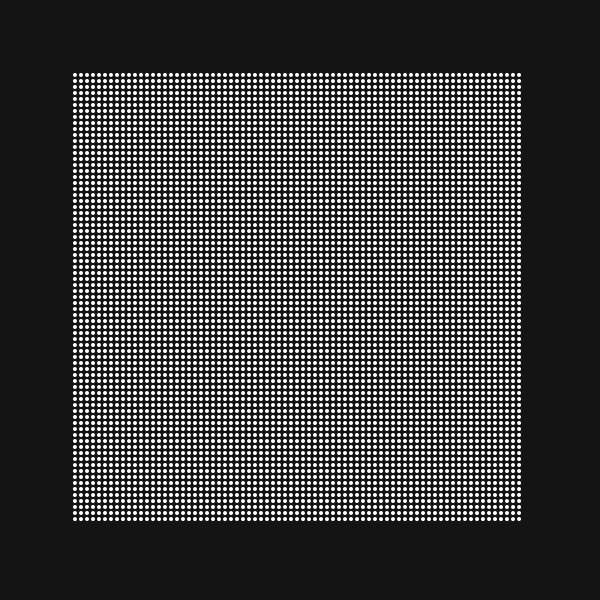
Frame 1 (no input)
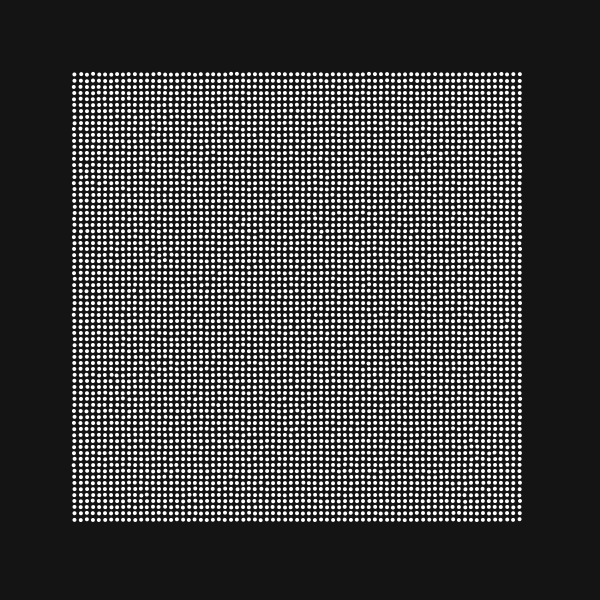
Frame 60 (the mouse pressed at the canvas centre just before this capture)
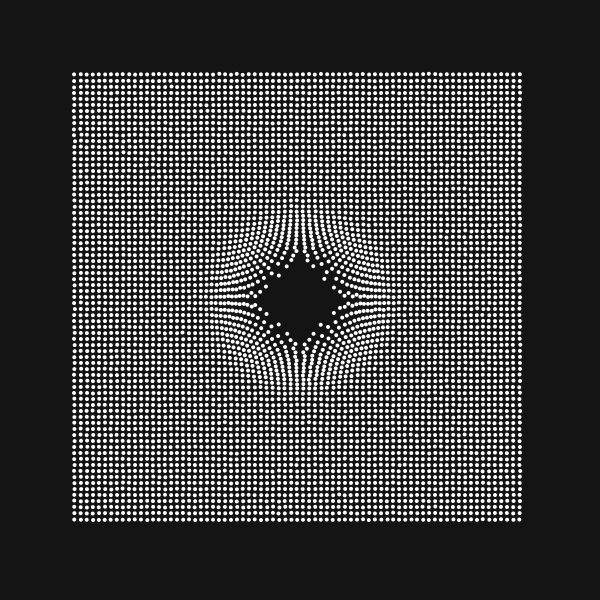
Frame 120 (the mouse held since frame 60 and released just before this capture)

The Processing sketch that drew these frames (run headless with seeded random() and noise(); from frame 60 on, the mouse is pressed at the canvas centre):

// Processing sketch: ubadahrecreation
// ── ubadahrecreation.pde
// Particle animation by Ellis Simmons
// Springy, parabolic push with bouncing particles using a white block

int cols = 75;
int rows = 75;
float spacing = 6;

Particle[][] particles;

void setup() {
  size(600, 600);
  particles = new Particle[cols][rows];

  for (int i = 0; i < cols; i++) {
    for (int j = 0; j < rows; j++) {
      float x = width / 2 - cols * spacing / 2 + i * spacing;
      float y = height / 2 - rows * spacing / 2 + j * spacing;

      float b = 255; // all white brightness
      particles[i][j] = new Particle(x, y, b);
    }
  }
}

void draw() {
  background(20);

  for (int i = 0; i < cols; i++) {
    for (int j = 0; j < rows; j++) {
      particles[i][j].interactWithNeighbors(i, j);
      particles[i][j].update();
      particles[i][j].show();
    }
  }
}

class Particle {
  PVector pos, origin, vel, acc;
  float brightnessValue;
  float influenceRadius = 100;
  float bounceRadius = spacing * 1.5;

  Particle(float x, float y, float b) {
    pos = new PVector(x, y);
    origin = new PVector(x, y);
    vel = new PVector();
    acc = new PVector();
    brightnessValue = b;
  }

  void update() {
    PVector mouse = new PVector(mouseX, mouseY);
    PVector dir = PVector.sub(pos, mouse);
    float d = dir.mag();

    if (d < influenceRadius) {
      dir.normalize();
      float force = pow(max(0, 1 - sq(d / influenceRadius)), 2); // parabolic force
      dir.mult(force * 3);
      applyForce(dir);
    }

    PVector returnForce = PVector.sub(origin, pos);
    returnForce.mult(0.08);
    applyForce(returnForce);

    PVector jitter = new PVector(random(-0.05, 0.05), random(-0.05, 0.05));
    applyForce(jitter);

    vel.add(acc);
    vel.mult(0.9);
    pos.add(vel);
    acc.mult(0);
  }

  void interactWithNeighbors(int i, int j) {
    for (int dx = -1; dx <= 1; dx++) {
      for (int dy = -1; dy <= 1; dy++) {
        int ni = i + dx;
        int nj = j + dy;
        if (ni >= 0 && nj >= 0 && ni < cols && nj < rows && (dx != 0 || dy != 0)) {
          Particle other = particles[ni][nj];
          float d = PVector.dist(pos, other.pos);
          if (d < bounceRadius && d > 0) {
            PVector repel = PVector.sub(pos, other.pos);
            repel.normalize();
            repel.mult((bounceRadius - d) * 0.02);
            applyForce(repel);
          }
        }
      }
    }
  }

  void applyForce(PVector force) {
    acc.add(force);
  }

  void show() {
    noStroke();
    float col = map(brightnessValue, 0, 255, 0, 255);
    fill(col);
    ellipse(pos.x, pos.y, 4, 4);
  }
}
